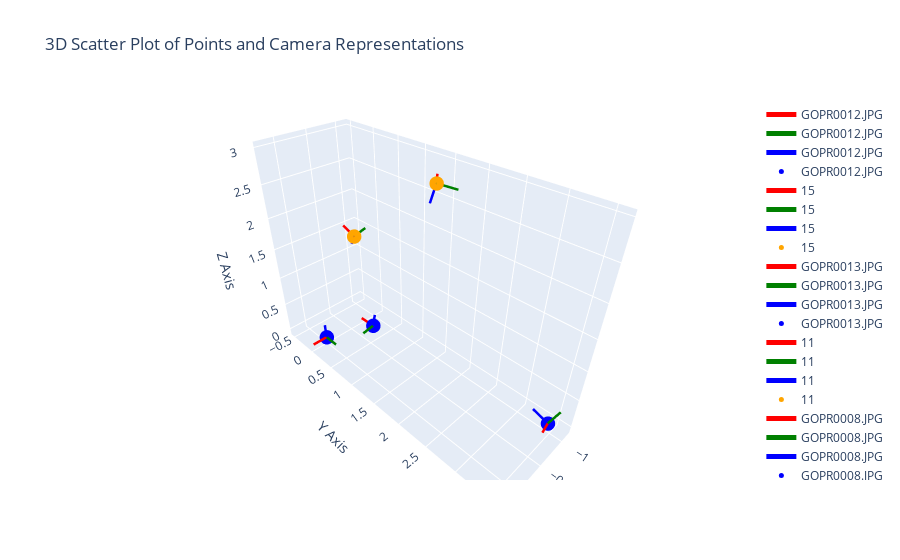

This figure's notebook cell:
### Code cell
extrinsic_matrices = []
for node, trans in pose_graph.nodes[pivot_node][model_key].items():
    if str(node).endswith("JPG"):
        color = "blue"
    else:
        color = "orange"
    extrinsic_matrices.append((str(node),color, inverse_transformation(trans)))

# Define a list of extrinsic matrices (4x4)

wpts = np.zeros((0,3))

# Call the function to plot the points and camera representations
plot_3d_points_and_camera_centers(wpts.T, extrinsic_matrices)

plt.figure()
nx.draw(pose_graph, with_labels=True, pos=graph_poses)
plt.show(
)

### Figure 1 — Plotly figure (JSON) as saved in the notebook; plotly's stock layout.template omitted (floating-point values rounded to 4 significant figures)
{"data": [{"marker": {"color": "blue", "opacity": 0.8, "size": 5}, "mode": "markers", "name": "3D Points", "type": "scatter3d", "x": [], "y": [], "z": []}, {"line": {"color": "red", "width": 5}, "mode": "lines", "name": "GOPR0012.JPG", "type": "scatter3d", "x": [0, 0.25], "y": [0, 0], "z": [0, 0]}, {"line": {"color": "green", "width": 5}, "mode": "lines", "name": "GOPR0012.JPG", "type": "scatter3d", "x": [0, 0], "y": [0, 0.25], "z": [0, 0]}, {"line": {"color": "blue", "width": 5}, "mode": "lines", "name": "GOPR0012.JPG", "type": "scatter3d", "x": [0, 0], "y": [0, 0], "z": [0, 0.25]}, {"marker": {"color": "blue", "opacity": 1, "size": 5}, "mode": "markers", "name": "GOPR0012.JPG", "type": "scatter3d", "x": [0], "y": [0], "z": [0]}, {"line": {"color": "red", "width": 5}, "mode": "lines", "name": "15", "type": "scatter3d", "x": [-0.9082, -0.8721], "y": [-0.2615, -0.4715], "z": [1.386, 1.516]}, {"line": {"color": "green", "width": 5}, "mode": "lines", "name": "15", "type": "scatter3d", "x": [-0.9082, -1.152], "y": [-0.2615, -0.2679], "z": [1.386, 1.443]}, {"line": {"color": "blue", "width": 5}, "mode": "lines", "name": "15", "type": "scatter3d", "x": [-0.9082, -0.9527], "y": [-0.2615, -0.3969], "z": [1.386, 1.18]}, {"marker": {"color": "orange", "opacity": 1, "size": 5}, "mode": "markers", "name": "15", "type": "scatter3d", "x": [-0.9082], "y": [-0.2615], "z": [1.386]}, {"line": {"color": "red", "width": 5}, "mode": "lines", "name": "GOPR0013.JPG", "type": "scatter3d", "x": [-0.7395, -0.6993], "y": [0.2846, 0.04247], "z": [-0.02684, 0.02037]}, {"line": {"color": "green", "width": 5}, "mode": "lines", "name": "GOPR0013.JPG", "type": "scatter3d", "x": [-0.7395, -0.4933], "y": [0.2846, 0.327], "z": [-0.02684, -0.01952]}, {"line": {"color": "blue", "width": 5}, "mode": "lines", "name": "GOPR0013.JPG", "type": "scatter3d", "x": [-0.7395, -0.7546], "y": [0.2846, 0.33], "z": [-0.02684, 0.2186]}, {"marker": {"color": "blue", "opacity": 1, "size": 5}, "mode": "markers", "name": "GOPR0013.JPG", "type": "scatter3d", "x": [-0.7395], "y": [0.2846], "z": [-0.02684]}, {"line": {"color": "red", "width": 5}, "mode": "lines", "name": "11", "type": "scatter3d", "x": [-0.5428, -0.7337], "y": [1.792, 1.631], "z": [2.967, 2.979]}, {"line": {"color": "green", "width": 5}, "mode": "lines", "name": "11", "type": "scatter3d", "x": [-0.5428, -0.7007], "y": [1.792, 1.974], "z": [2.967, 2.901]}, {"line": {"color": "blue", "width": 5}, "mode": "lines", "name": "11", "type": "scatter3d", "x": [-0.5428, -0.5088], "y": [1.792, 1.733], "z": [2.967, 2.726]}, {"marker": {"color": "orange", "opacity": 1, "size": 5}, "mode": "markers", "name": "11", "type": "scatter3d", "x": [-0.5428], "y": [1.792], "z": [2.967]}, {"line": {"color": "red", "width": 5}, "mode": "lines", "name": "GOPR0008.JPG", "type": "scatter3d", "x": [-0.96, -0.7281], "y": [3.464, 3.517], "z": [0.08075, 0.1577]}, {"line": {"color": "green", "width": 5}, "mode": "lines", "name": "GOPR0008.JPG", "type": "scatter3d", "x": [-0.96, -1.052], "y": [3.464, 3.554], "z": [0.08075, 0.2951]}, {"line": {"color": "blue", "width": 5}, "mode": "lines", "name": "GOPR0008.JPG", "type": "scatter3d", "x": [-0.96, -0.9422], "y": [3.464, 3.237], "z": [0.08075, 0.1838]}, {"marker": {"color": "blue", "opacity": 1, "size": 5}, "mode": "markers", "name": "GOPR0008.JPG", "type": "scatter3d", "x": [-0.96], "y": [3.464], "z": [0.08075]}], "layout": {"scene": {"xaxis": {"title": {"text": "X Axis"}}, "yaxis": {"title": {"text": "Y Axis"}}, "zaxis": {"title": {"text": "Z Axis"}}}, "title": {"text": "3D Scatter Plot of Points and Camera Representations"}}}
